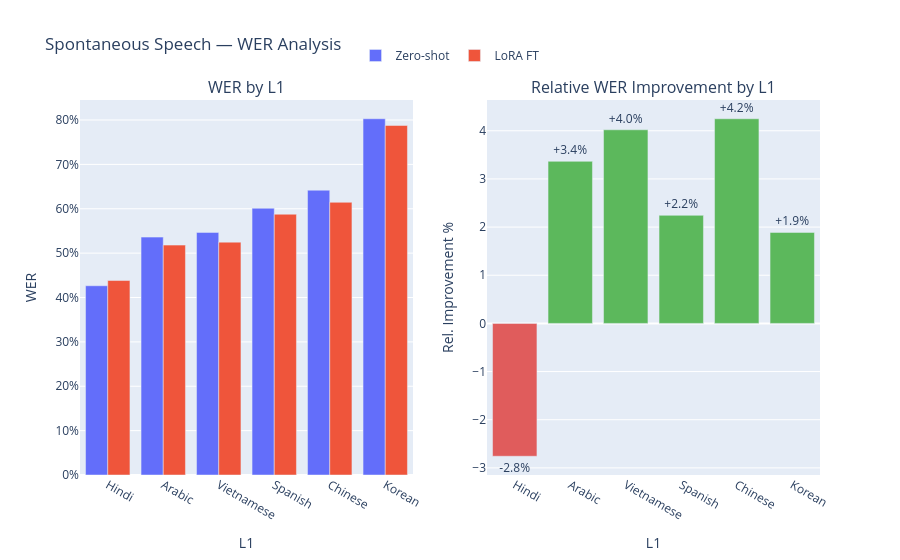

The notebook cell saved with this chart:
### Code cell
# ── Spontaneous charts ────────────────────────────────────────────────────────
fig = make_subplots(rows=1, cols=2, subplot_titles=("WER by L1", "Relative WER Improvement by L1"))

l1s_sp = sp_l1["speaker_native_language"].tolist()
fig.add_trace(go.Bar(name="Zero-shot", x=l1s_sp, y=sp_l1["WER_zeroshot"].tolist(), showlegend=True), row=1, col=1)
fig.add_trace(go.Bar(name="LoRA FT",   x=l1s_sp, y=sp_l1["WER_loraft"].tolist(),   showlegend=True), row=1, col=1)

colors_sp = ["#e05c5c" if v < 0 else "#5cb85c" for v in sp_l1["WER_rel_imp"]]
fig.add_trace(go.Bar(
    x=l1s_sp, y=sp_l1["WER_rel_imp"].tolist(),
    marker_color=colors_sp,
    text=[f"{v:+.1f}%" for v in sp_l1["WER_rel_imp"]], textposition="outside",
    showlegend=False,
), row=1, col=2)

fig.update_layout(title="Spontaneous Speech — WER Analysis", barmode="group",
                  legend=dict(orientation="h", yanchor="bottom", y=1.08, xanchor="center", x=0.5))
fig.update_yaxes(title_text="WER", tickformat=".0%", row=1, col=1)
fig.update_yaxes(title_text="Rel. Improvement %", row=1, col=2)
fig.update_xaxes(title_text="L1")
fig.show()

### Figure 1 — Plotly figure (JSON) as saved in the notebook; plotly's stock layout.template omitted (floating-point values rounded to 4 significant figures)
{"data": [{"name": "Zero-shot", "showlegend": true, "type": "bar", "x": ["Hindi", "Arabic", "Vietnamese", "Spanish", "Chinese", "Korean"], "xaxis": "x", "y": [0.4265, 0.5361, 0.5467, 0.6012, 0.6418, 0.8028], "yaxis": "y"}, {"name": "LoRA FT", "showlegend": true, "type": "bar", "x": ["Hindi", "Arabic", "Vietnamese", "Spanish", "Chinese", "Korean"], "xaxis": "x", "y": [0.4382, 0.518, 0.5247, 0.5877, 0.6145, 0.7876], "yaxis": "y"}, {"marker": {"color": ["#e05c5c", "#5cb85c", "#5cb85c", "#5cb85c", "#5cb85c", "#5cb85c"]}, "showlegend": false, "text": ["-2.8%", "+3.4%", "+4.0%", "+2.2%", "+4.2%", "+1.9%"], "textposition": "outside", "type": "bar", "x": ["Hindi", "Arabic", "Vietnamese", "Spanish", "Chinese", "Korean"], "xaxis": "x2", "y": [-2.759, 3.365, 4.02, 2.244, 4.249, 1.889], "yaxis": "y2"}], "layout": {"annotations": [{"font": {"size": 16}, "showarrow": false, "text": "WER by L1", "x": 0.225, "xanchor": "center", "xref": "paper", "y": 1, "yanchor": "bottom", "yref": "paper"}, {"font": {"size": 16}, "showarrow": false, "text": "Relative WER Improvement by L1", "x": 0.775, "xanchor": "center", "xref": "paper", "y": 1, "yanchor": "bottom", "yref": "paper"}], "barmode": "group", "legend": {"orientation": "h", "x": 0.5, "xanchor": "center", "y": 1.08, "yanchor": "bottom"}, "title": {"text": "Spontaneous Speech — WER Analysis"}, "xaxis": {"anchor": "y", "domain": [0, 0.45], "title": {"text": "L1"}}, "xaxis2": {"anchor": "y2", "domain": [0.55, 1], "title": {"text": "L1"}}, "yaxis": {"anchor": "x", "domain": [0, 1], "tickformat": ".0%", "title": {"text": "WER"}}, "yaxis2": {"anchor": "x2", "domain": [0, 1], "title": {"text": "Rel. Improvement %"}}}}
